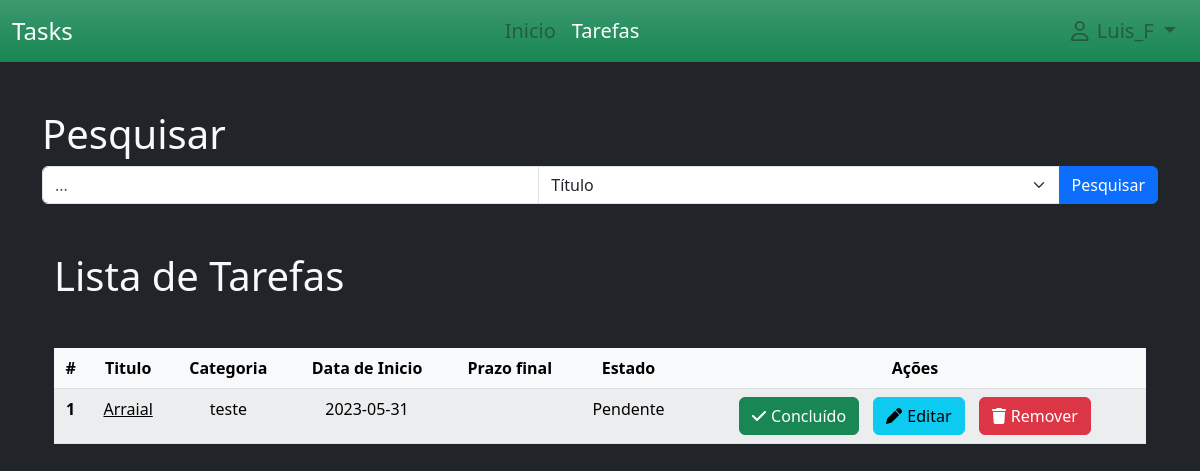
Page /tasks (signed in) on the earlier database version.
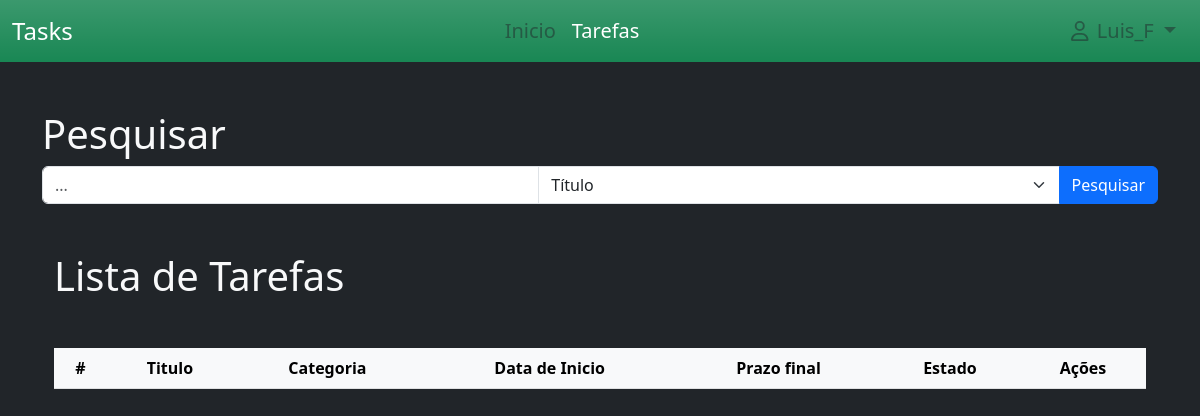
Same page on the later database version.
### project/models.py (models this page shows)
class User(db.Model, UserMixin):
    id = db.Column(db.Integer(), primary_key=True)
    username = db.Column(db.String(30), nullable=False, unique=True)
    email_address = db.Column(db.String(50),nullable=False, unique=True)
    password_hash = db.Column(db.String(60),nullable=False)

class Task(db.Model):
    date_time = datetime.now()
    id = db.Column(db.Integer(), primary_key=True)
    title=db.Column(db.String(200),nullable=False)
    desc = db.Column(db.String(100), nullable=False)
    category = db.Column(db.String(100), nullable = False)
    state = db.Column(db.Boolean(), default=False)
    date_start = db.Column(db.String(), default=date_time.strftime("%Y-%m-%d"))
    date_end = db.Column(db.String())
    id_user = db.Column(db.Integer(), db.ForeignKey('user.id'), nullable=True)

### project/routes.py (the view)
@app.route("/tasks")
def tasks():
    tasks = Task.query.filter_by(id_user = current_user.id).all()
    return render_template('tarefas.html', tasks=tasks)

### project/models.py (called while the page is built)
@login_manager.user_loader
def load_user(user_id):
    return User.query.get(int(user_id))

### project/templates/tarefas.html (shortened to what this page needs)
{% extends './layout/base.html' %}
{% block navbar %}
{% include 'includes/navbar.html' %}
{% endblock %}
{% block content %}
<div class="container mt-5">
    <h1 class="text-light">Pesquisar</h1>
    <div class="input-group mb-3">
        <input id="searchInput" type="text" class="form-control" placeholder="...">
        <select id="searchField" class="form-select">
            <option value="title">Título</option>
        </select>
        <button id="searchButton" class="btn btn-primary">Pesquisar</button>
    </div>
        <div class="container mt-5">
            <h1 class="text-light">Lista de Tarefas</h1>
            <table class="table table-light table-striped mt-5 text-center">
                <thead class="table-light">
                  <tr>
                    <th scope="col">#</th>
                    <th scope="col">Titulo</th>
                    <th scope="col">Categoria</th>
                    <th scope="col">Data de Inicio</th>
                    <th scope="col">Prazo final</th>
                    <th scope="col">Estado</th>
                    <th scope="col">Ações</th>
                  </tr>
                </thead>
                <tbody>
                    {% for task in tasks %}
                        <tr>
                            <th scope="row">{{ loop.index }}</th>
                            <td title="{{ task.desc }}"><u>{{ task.title }}</u></td>
                            <td>{{ task.category }}</td>
                            <td>{{ task.date_start }}</td>
                            <td>{{ task.date_end }}</td>
                            <td>
                                {% if task.state %}
                                    Concluído
                                {% else %}
                                    Pendente
                                {% endif %}
                            </td>
                            <td  style="right: 0%;">
                                {% if task.state == False %}
                                <a href="{{ url_for('task_done', task_id=task.id) }}" class="flex btn btn-success" style="margin-right: 10px;">
                                    <i class="fa-solid fa-check" style="margin-right: 5px;"></i>Concluído
                                </a>
                                {%endif%}
                                <a href="{{ url_for('update_task', task_id=task.id) }}" class="flex btn btn-info" style="margin-right: 10px;">
                                    <i class="fa-solid fa-pen" style="margin-right: 5px;"></i>Editar
                                </a>
                                <a class="flex btn btn-danger" data-bs-toggle="modal" data-bs-target="#staticBackdrop_{{ task.id }}">
                                    <i class="fa-solid fa-trash" style="margin-right: 5px;"></i>Remover
                                </a>
                            </td>
                        </tr>
                    {% endfor %}
                </tbody>
              </table>
        </div>
</div>
{% endblock %}

### project/templates/layout/base.html (shortened to what this page needs)
<!DOCTYPE html>
<html lang="pt">
<head>
    <link rel="stylesheet" href="{{ url_for('static', filename='bootstrap-5.3.0-alpha3-dist/css/bootstrap.css') }}">
    <link rel="stylesheet" href="{{ url_for('static', filename='fontawesome/all.css') }}">
</head>
<body class="bg-dark" onload="onLoad()">
    {% block navbar %}
    {% endblock %}
    {% block content %}
    {% endblock %}
</body>
</html>

### project/templates/includes/navbar.html (shortened to what this page needs)
{% block navbar %}
<nav class="navbar navbar-expand-lg bg-success bg-gradient" style="top: 0% ;">
    <div class="container-fluid">
        <a class="navbar-brand text-white fs-4">Tasks</a>
        <div class="collapse navbar-collapse justify-content-center w-100" id="navbarNavDropdown">
            <ul class="navbar-nav">
                <li class="nav-item">
                    <a id="idNavInicio" class="nav-link text-body-tertiary fs-5" aria-current="page" href="{{ url_for('index') }}">Inicio</a>
                </li>
                <li class="nav-item">
                    <a id="idNavTarefas" class="nav-link text-body-tertiary fs-5" href="{{ url_for('tasks') }}">Tarefas</a>
                </li>
            </ul>
        </div>
        <div class="collapse navbar-collapse justify-content-end">
            <ul class="navbar-nav d-flex flex-row me-1">
                <li class="nav-item dropdown">
                    <a class="nav-link dropdown-toggle text-body-tertiary fs-5" href="#" role="button" data-bs-toggle="dropdown"aria-expanded="false">
                        <i class="fa-regular fa-user mx-2"></i>{{ current_user.username }}
                    </a>
                </li>
            </ul>
        </div>
    </div>
</nav>
{% endblock %}

Differences in the rows shown:
removed Task: title "Arraial", category "teste", date_start "2023-05-31", state "Pendente"
